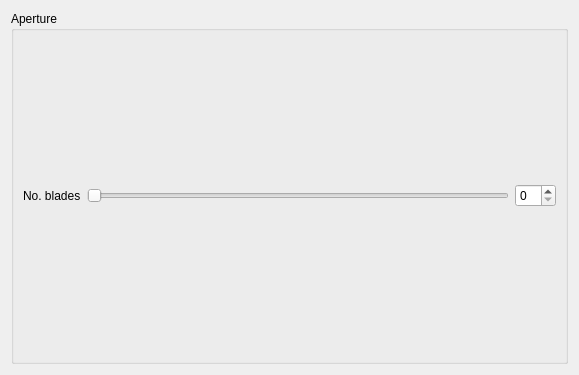
<?xml version="1.0" encoding="UTF-8"?>
<ui version="4.0">
 <class>Form</class>
 <widget class="QWidget" name="Form">
  <property name="geometry">
   <rect>
    <x>0</x>
    <y>0</y>
    <width>579</width>
    <height>375</height>
   </rect>
  </property>
  <property name="windowTitle">
   <string>Camera</string>
  </property>
  <layout class="QVBoxLayout" name="verticalLayout">
   <item>
    <widget class="QGroupBox" name="groupBox">
     <property name="title">
      <string>Aperture</string>
     </property>
     <layout class="QGridLayout" name="gridLayout">
      <item row="0" column="0">
       <widget class="QLabel" name="label">
        <property name="text">
         <string>No. blades</string>
        </property>
       </widget>
      </item>
      <item row="0" column="2">
       <widget class="QSpinBox" name="spinBox"/>
      </item>
      <item row="0" column="1">
       <widget class="QSlider" name="horizontalSlider">
        <property name="orientation">
         <enum>Qt::Horizontal</enum>
        </property>
       </widget>
      </item>
     </layout>
    </widget>
   </item>
  </layout>
 </widget>
 <resources/>
 <connections>
  <connection>
   <sender>horizontalSlider</sender>
   <signal>valueChanged(int)</signal>
   <receiver>spinBox</receiver>
   <slot>setValue(int)</slot>
   <hints>
    <hint type="sourcelabel">
     <x>318</x>
     <y>194</y>
    </hint>
    <hint type="destinationlabel">
     <x>547</x>
     <y>192</y>
    </hint>
   </hints>
  </connection>
  <connection>
   <sender>spinBox</sender>
   <signal>valueChanged(int)</signal>
   <receiver>horizontalSlider</receiver>
   <slot>setValue(int)</slot>
   <hints>
    <hint type="sourcelabel">
     <x>527</x>
     <y>203</y>
    </hint>
    <hint type="destinationlabel">
     <x>366</x>
     <y>193</y>
    </hint>
   </hints>
  </connection>
 </connections>
</ui>
